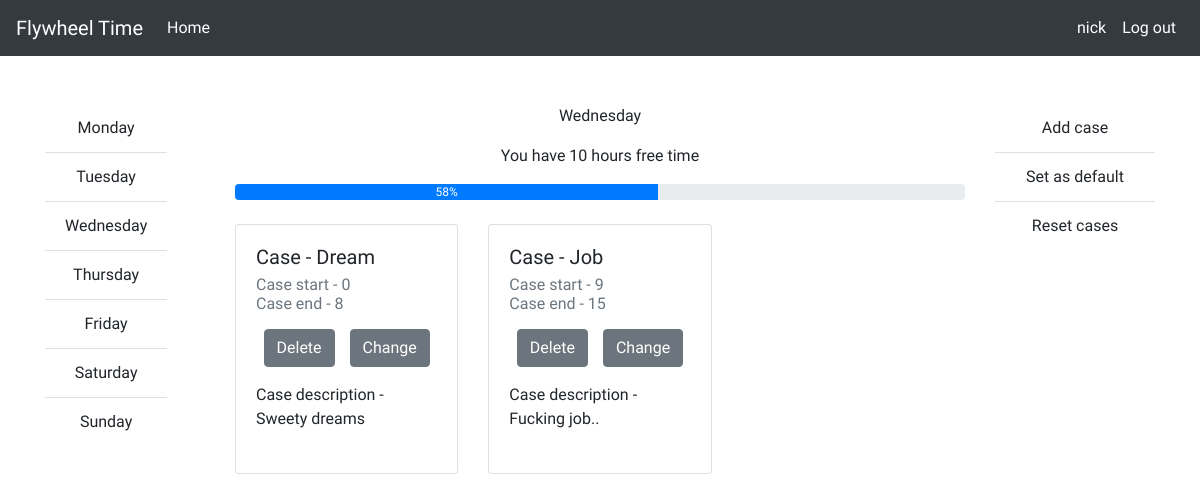
Screenshot of /profile/wed (signed in) with the database file from the repository.
### registration/models.py (models this page shows, shortened)
class User(models.Model):
    user_name = models.CharField(max_length=20, unique=True)
    user_password = models.CharField(max_length=20)
    user_mail = models.EmailField()
    class Meta:
        verbose_name = "Пользователи"
        verbose_name_plural = "Пользователи"

### timetable/models.py (models this page shows, shortened)
class BaseDay(models.Model):
    user = models.ForeignKey(User, on_delete=models.CASCADE)
    case_start = models.TimeField()
    case_end = models.TimeField()
    case = models.CharField(max_length=50)
    case_description = models.TextField()
    is_default = models.BooleanField()

### timetable/views.py (the view)
# urls.py: path('profile/wed', cal_views.wednesday, name="wednesday"),
def wednesday(request):
    user_tmp = User.objects.get(user_name=request.session['current_user'])
    data = Wednesday.objects.filter(user=user_tmp.id, is_default=False)
    return render(request, "webcalendar/profile.html", context=data_generation(request,data, 'Wednesday', 'wed'))

### timetable/views.py (called while the page is built)
def calc_time(start, end):
    end = timedelta(hours=end.hour, minutes=end.minute)
    start = timedelta(hours=start.hour, minutes=start.minute)
    return int((end - start).seconds / 3600)

### templates/webcalendar/profile.html (shortened to what this page needs)
{% extends "base/base.html" %}
{% load static %}
{% block user %}
{% if user != "None" %}
<li class="nav-item active">
   <a class="nav-link active" href="{% url 'profile' %}">{{user}}</a>
</li>
{% endif %}
{% endblock %}
{% block logout %}
{% if user != "None" %}
<li class="nav-item active">
   <a class="nav-link active" href="{% url 'logout' %}">Log out</a>
</li>
{% endif %}
{% endblock %}
{% block content %}
<div class="container">
   <div class="row">
      <div class="d-none d-lg-flex col-lg-2 order-2 order-lg-1">
         <ul class="list-group list-group-flush text-center">
            <li class="list-group-item"><a href="{% url 'monday' %}">Monday</a></li>
            <li class="list-group-item"><a href="{% url 'tuesday' %}">Tuesday</a></li>
            <li class="list-group-item"><a href="{% url 'wednesday' %}">Wednesday</a></li>
            <li class="list-group-item"><a href="{% url 'thursday' %}">Thursday</a></li>
            <li class="list-group-item"><a href="{% url 'friday' %}">Friday</a></li>
            <li class="list-group-item"><a href="{% url 'saturday' %}">Saturday</a></li>
            <li class="list-group-item"><a href="{% url 'sunday' %}">Sunday</a></li>
         </ul>
      </div>
      <div class="col-lg-8 order-1">
         <p class="d-none d-lg-flex justify-content-lg-center">
            {{ day }}
         </p>
         <p class="text-center">
            You have {{ empty_time }} hours free time
         </p>
         <div class="progress">
            <div class="progress-bar" role="progressbar" style="width: {{ progress }}%;" aria-valuemin="0" aria-valuemax="100">{{ progress }}%</div>
         </div>
         <br>
         <div class="row">
         {% for case in cases %}
            <div  class="col-12 col-lg-4">
               <div style="height: 250px;" class="card mb-4 " style="width: 18rem;">
                  <div class="card-body">
                     <h5 class="card-title">
                        <div id="{{ case.6 }}_name">Case - {{ case.0 }}</div>
                     </h5>
                     <h6 class="card-subtitle mb-2 text-muted">
                        <div id="{{ case.6 }}_start">Case start - {{ case.3 }}</div>
                        <div id="{{ case.6 }}_end">Case end - {{ case.4 }}</div>
                     </h6>
                     <div class="d-flex justify-content-around mb-3">
                        <form method="get" action="{% url 'deletecase' %}/{{day_short}}/{{ case.5 }}/">
                           <button type="submit" class="btn btn-secondary">Delete</button>
                        </form>
                        <form method="get" action="{% url 'changecase' %}/{{day_short}}/{{ case.5 }}/">
                           <button type="submit" class="btn btn-secondary">Change</button>
                        </form>
                     </div>
                     <div>Case description - {{ case.1 }}</div>
                  </div>
               </div>
            </div>
            {% endfor %}
      </div>
   </div>
   <div class="col-12 col-lg-2 order-0 order-lg-3">
         <ul class="list-group list-group-flush text-center">
            <li class="list-group-item" onclick="showModalWin()">Add case</li>
            <li class="list-group-item"><a href="{% url 'setdefault' %}/{{day_short}}/">Set as default</li>
            <li class="list-group-item"><a href="{% url 'resettodefault' %}/{{day_short}}/">Reset cases</a></li>
         </ul>
      </div>
</div>
{% endblock %}

### static/css/styles.css (style rules this page uses)
* { padding: 0; margin: 0; }
body { font-family: Comfortaa; overflow-x: hidden; }
li { cursor: pointer; }
a { color: #212529; }

### rows the page displays
User: user_name "nick"
BaseDay: case "Dream", case_description "Sweety dreams"
BaseDay: case "Job", case_description "Fucking job.."

### other values shown
{{ day }} "Wednesday"
{{ empty_time }} "10"
{{ progress }} "58"
{{ case.3 }} "0" "9"
{{ case.4 }} "8" "15"
